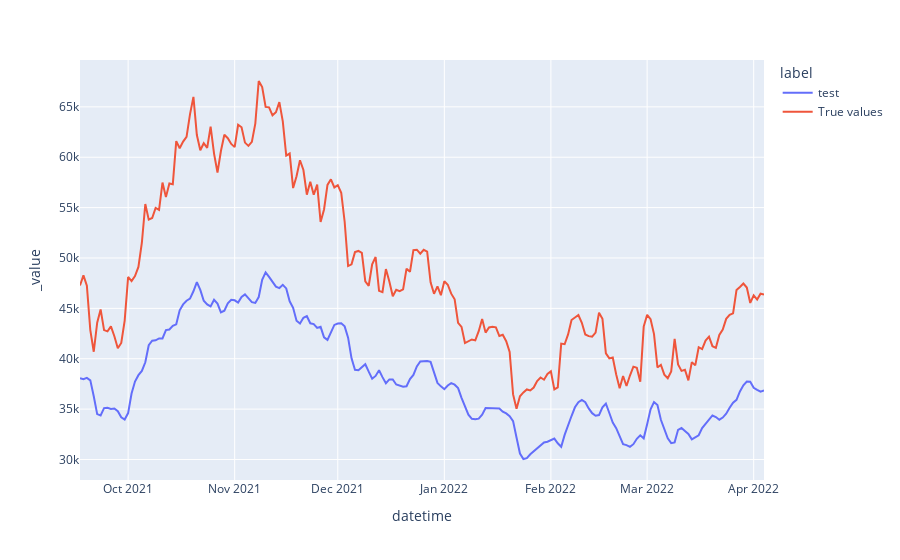

Here is the notebook cell this chart was saved with:
### Code cell
num_val = 200
fig = px.line(df_pred[-num_val:], color = "label")
fig.add_trace(go.Scatter(x=df_test[-num_val:].index, 
                         y = test_values[-num_val:],
                        name = 'True values'))
fig.show()

### Figure 1 — Plotly figure (JSON) as saved in the notebook; plotly's stock layout.template omitted (floating-point values rounded to 4 significant figures; data arrays with more than 128 entries replaced by an {"elided": "..."} marker saying what was removed)
{"data": [{"hovertemplate": "label=test<br>variable=value<br>datetime=%{x}<br>_value=%{y}<extra></extra>", "legendgroup": "test", "line": {"color": "#636efa", "dash": "solid"}, "marker": {"symbol": "circle"}, "mode": "lines", "name": "test", "orientation": "v", "showlegend": true, "type": "scatter", "x": {"elided": "200 str values"}, "xaxis": "x", "y": {"elided": "200 float values"}, "yaxis": "y"}, {"name": "True values", "type": "scatter", "x": {"elided": "200 str values"}, "y": {"elided": "200 float values"}}], "layout": {"autosize": true, "legend": {"title": {"text": "label"}, "tracegroupgap": 0}, "margin": {"t": 60}, "xaxis": {"anchor": "y", "autorange": true, "domain": [0, 1], "range": ["2021-09-17", "2022-04-04"], "title": {"text": "datetime"}, "type": "date"}, "yaxis": {"anchor": "x", "autorange": true, "domain": [0, 1], "range": [27960.0, 69650.0], "title": {"text": "_value"}, "type": "linear"}}}
